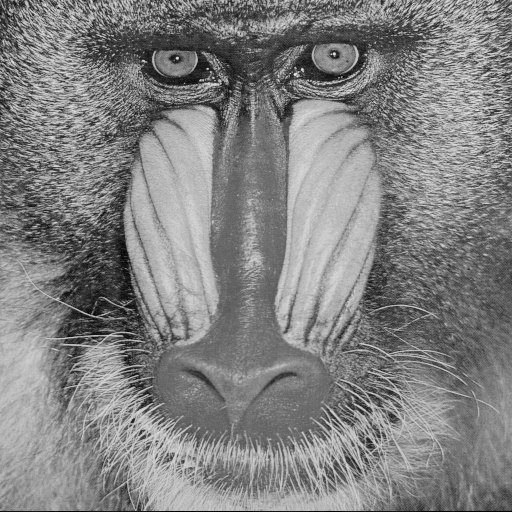
#> input picture Übung 8/mandrill.png, 512 x 512 px
$ python aufgabenblatt-8_aufgabe-2.py
#> lines starting #> are read from the running program, lines starting #| are printed output that depends on the picture
# -*- coding: utf-8 -*-
"""
Aufgabenblatt 8, Aufgabe 2
"""

import numpy as np
from skimage.io import imread
import skimage.filters
import matplotlib.pyplot as plt

#1.
mandrill = imread("./mandrill.png")
#> mandrill is the input picture: shape (512, 512); min 0, max 232, mean 129.5
mandrillGradient = skimage.filters.sobel(mandrill)
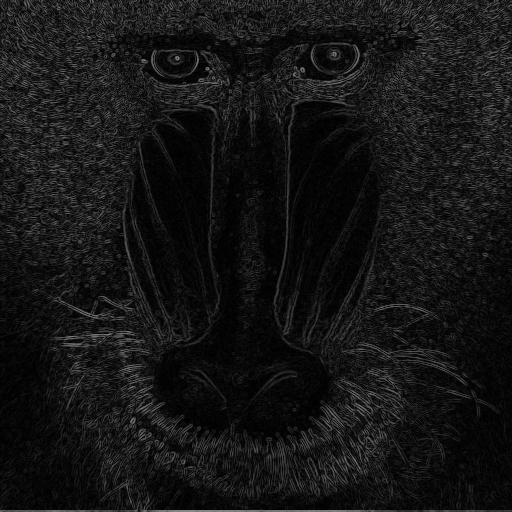
#> mandrillGradient: shape (512, 512) float64; min 4.91e-18, max 0.541, mean 0.0839

threshold1 = 0.12
mandrillGradientSliced = np.zeros_like(mandrillGradient)
mandrillGradientSliced[mandrillGradient > threshold1] = 1

plt.figure(1)
plt.imshow(mandrill, cmap="Greys_r")
plt.figure(2)
plt.imshow(mandrillGradient)
plt.figure(3)
plt.imshow(mandrillGradientSliced)

"""
Während die wichtigsten Kanten wie Augen, Nase und Nasenpartien erkennbar sind,
wird auch ein Großteil des Felles als Kanten erkannt.
Das beste Ergebbnis entsteht bei einen Grenzwert um 0.12
"""

#2.
sigma = 2.5
mandrillGauss = skimage.filters.gaussian(mandrill, sigma, preserve_range=True)
mandrillGaussGradient = skimage.filters.sobel(mandrillGauss)
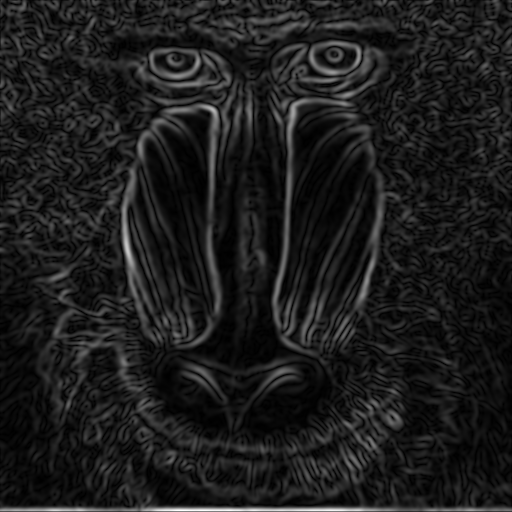
#> mandrillGaussGradient: shape (512, 512) float64; min 0.00699, max 40.84, mean 4.6; drawn with min black and max white

threshold2 = 0.0375*255                                                         # Normalisierung 0-255
mandrillGaussGradientSliced = np.zeros_like(mandrillGaussGradient)
mandrillGaussGradientSliced[mandrillGaussGradient > threshold2] = 1

plt.figure(4)
plt.imshow(mandrillGaussGradient)
plt.figure(5)
plt.imshow(mandrillGaussGradientSliced)

"""
Durch das Weichzeihnen verschwinden die Kanten im Fell überwiegend und nur noch
die Kanten an Augen, Nase/Nasenpartien und Bart sind gut erkennbar, wobei der
Bart hingegen überwiegend nicht erkennbar ist.

Mit einem größer werdenen Sigma, muss der Grenzwert nach unten angepasst werden, da
durch das Weichzeihnen sich die Gradientenstärken verringern, weil die Unterschiede
zwischen den Pixel nun verringert sind.
"""

#3.
row1 = mandrill[:,150]
#> row1 = 512 values, max 210 at index 437, min 17 at index 511, mean 133.6
row1Sobel = skimage.filters.sobel_v(mandrill)[:,150]*255                        # Normalisierung auf 0-255
#> row1Sobel = 512 values, max 106 at index 10, min -105.2 at index 0, mean 3.26

row2 = mandrillGauss[:,150]
#> row2 = 512 values, max 187.5 at index 459, min 42.05 at index 71, mean 134.1
row2Sobel = skimage.filters.sobel_v(mandrillGauss)[:,150]
#> row2Sobel = 512 values, max 24.6 at index 57, min -11.91 at index 414, mean 2.12

mandrillMoreGauss= skimage.filters.gaussian(mandrill, 20, preserve_range=True)
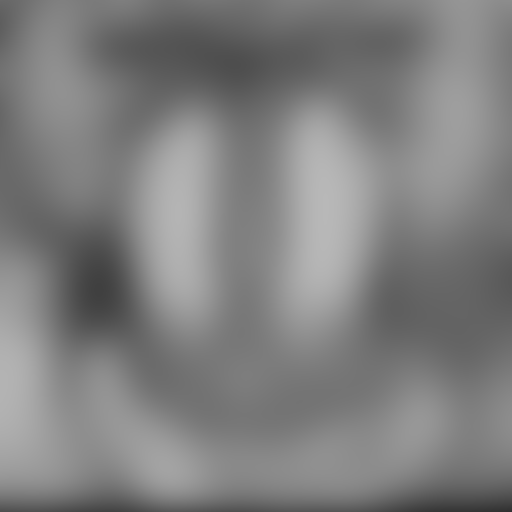
#> mandrillMoreGauss: shape (512, 512) float64; min 48.43, max 184.2, mean 127.7
row3 = mandrillMoreGauss[:,150]
#> row3 = 512 values, max 163 at index 208, min 82.37 at index 511, mean 129.3
row3Sobel = skimage.filters.sobel_v(mandrillMoreGauss)[:,150]
#> row3Sobel = 512 values, max 3.84 at index 284, min -1.16 at index 405, mean 1.15

plt.figure(6)
plt.plot(range(len(row1)), row1)
plt.plot(range(len(row1Sobel)), row1Sobel)

plt.figure(7)
plt.plot(range(len(row2)), row2)
plt.plot(range(len(row2Sobel)), row2Sobel)

plt.figure(8)
plt.plot(range(len(row3)), row3)
plt.plot(range(len(row3Sobel)), row3Sobel)

"""
Die Intensitätskurven des eigentlichen Bilder werden durch den Weichzeichner glatter.
Die Ableitungskurven werden glatter, kleiner und vorallem weniger sparodisch in ihrer Steigung.
"""

#4.
mandrillGradientOrientation = np.rad2deg(np.arctan(skimage.filters.sobel_v(mandrill)/skimage.filters.sobel_h(mandrill)))
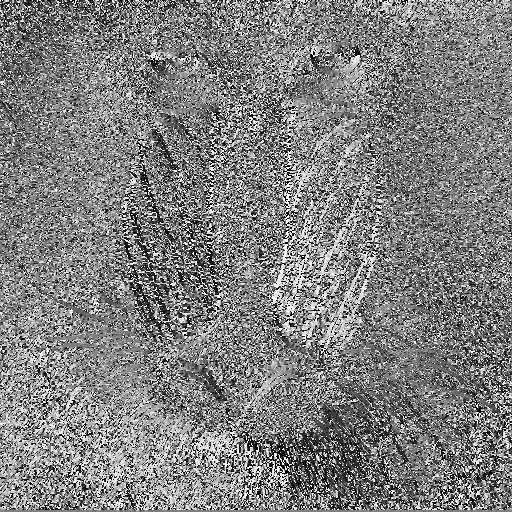
#> mandrillGradientOrientation: shape (512, 512) float64; min -90, max 90, mean 0.3; drawn with min black and max white
mandrillGaussGradientOrientation = np.rad2deg(np.arctan(skimage.filters.sobel_v(mandrillGauss)/skimage.filters.sobel_h(mandrillGauss)))
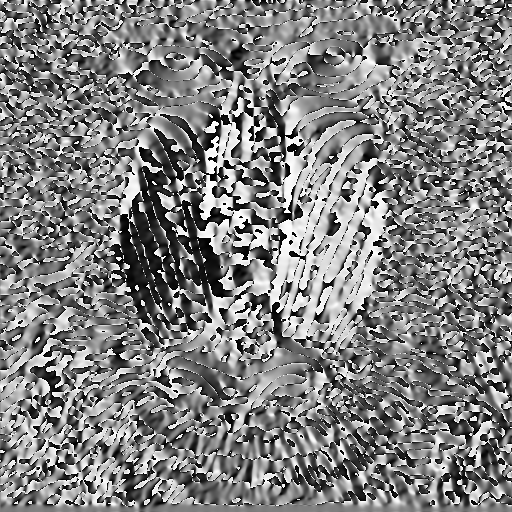
#> mandrillGaussGradientOrientation: shape (512, 512) float64; min -90, max 90, mean 1.1; drawn with min black and max white

mandrillGradientOrientationHist = np.histogram(mandrillGradientOrientation, bins=9, range=(-90,90), density=True)
#> mandrillGradientOrientationHist = ([0.005, 0.00502, 0.00533, 0.00612, 0.00689, 0.00609, 0.00536, 0.00512, 0.00507], [-90, -70, -50, -30, -10, 10, 30, 50, 70, 90])
mandrillGaussGradientOrientationHist = np.histogram(mandrillGaussGradientOrientation, bins=9, range=(-90,90), density=True)
#> mandrillGaussGradientOrientationHist = ([0.00639, 0.00527, 0.00484, 0.00521, 0.00572, 0.00519, 0.00501, 0.0057, 0.00667], [-90, -70, -50, -30, -10, 10, 30, 50, 70, 90])

plt.figure(9)
plt.hist(mandrillGradientOrientation.flatten(), bins=9, range=(-90,90), density=True)
plt.figure(10)
plt.hist(mandrillGaussGradientOrientation.flatten(), bins=9, range=(-90,90), density=True)

plt.figure(11)
plt.hist(mandrillGradientOrientation.flatten(), bins=9, range=(-90,90), density=True, weights=mandrillGradient.flatten())
plt.figure(12)
plt.hist(mandrillGaussGradientOrientation.flatten(), bins=9, range=(-90,90), density=True, weights=mandrillGaussGradient.flatten())

"""
Beim normalen Bild liegen die meisten Orientationen zwischen -20 und 20 Grad.
Beim weichgezeichneten Bild liegen die meisten Orientationen bei entweder -90 bis -70, 70 bis 90, oder um 0 Grad.
Dies bedeutet, dass beim weichgezeichneten Bild überwiegend keine Kanten, oder starke Kanten
existieren, aber weniger "schwache" Kanten.

Wenn "weights" auf die Gradientenstärke gesetzt wird, verstärken sich die Trends im Histogramm, also
sind beim normalen Bild deutlich mehr Orientationen im Bereich zwischen -20 und 20 Grad und
beim weichgezeichneten Bild noch mehr bei entweder -90 bis -70, 70 bis 90, oder um 0 Grad.
"""
#> figure, not shown here; curve peaks at x = 437, y = 210; curve peaks at x = 10, y = 106
#> figure, not shown here; curve peaks at x = 459, y = 187.5; curve peaks at x = 57, y = 24.6
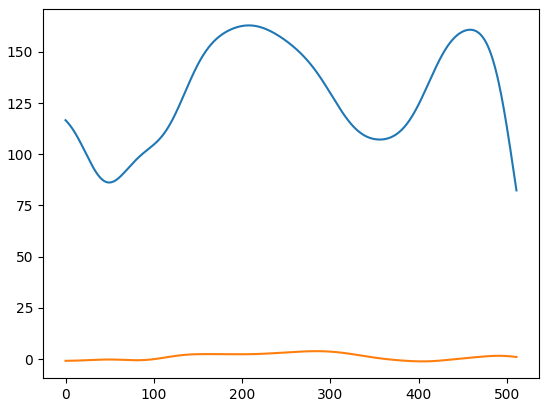
#> figure drawn by matplotlib, 1 panel; curve peaks at x = 208, y = 163; curve peaks at x = 284, y = 3.84
#> figure, not shown here; tallest bar 0.00689 high, from x = -10 to 10
#> figure, not shown here; tallest bar 0.00667 high, from x = 70 to 90
#> figure, not shown here; tallest bar 0.00907 high, from x = -10 to 10
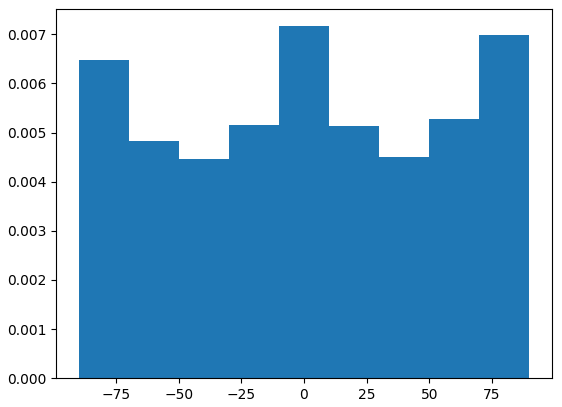
#> figure drawn by matplotlib, 1 panel; tallest bar 0.00717 high, from x = -10 to 10
